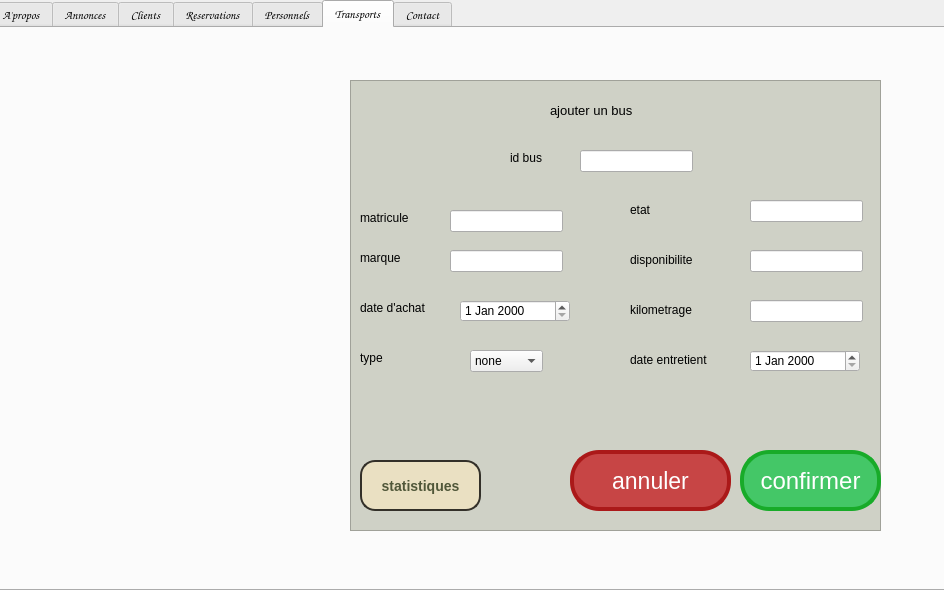
<?xml version="1.0" encoding="UTF-8"?>
<ui version="4.0">
 <class>bus</class>
 <widget class="QDialog" name="bus">
  <property name="geometry">
   <rect>
    <x>0</x>
    <y>0</y>
    <width>944</width>
    <height>590</height>
   </rect>
  </property>
  <property name="windowTitle">
   <string>Dialog</string>
  </property>
  <widget class="QTabWidget" name="tabWidget">
   <property name="geometry">
    <rect>
     <x>-10</x>
     <y>0</y>
     <width>991</width>
     <height>591</height>
    </rect>
   </property>
   <property name="font">
    <font>
     <family>Comic Sans MS</family>
     <pointsize>9</pointsize>
    </font>
   </property>
   <property name="currentIndex">
    <number>5</number>
   </property>
   <widget class="QWidget" name="tabl">
    <attribute name="title">
     <string>A'propos</string>
    </attribute>
   </widget>
   <widget class="QWidget" name="tab_7">
    <attribute name="title">
     <string>Annonces</string>
    </attribute>
   </widget>
   <widget class="QWidget" name="tab_3">
    <attribute name="title">
     <string>Clients</string>
    </attribute>
   </widget>
   <widget class="QWidget" name="tab_4">
    <attribute name="title">
     <string>Reservations</string>
    </attribute>
   </widget>
   <widget class="QWidget" name="tab_5">
    <attribute name="title">
     <string>Personnels</string>
    </attribute>
   </widget>
   <widget class="QWidget" name="tab_2">
    <attribute name="title">
     <string>Transports</string>
    </attribute>
    <widget class="QLabel" name="label_2">
     <property name="geometry">
      <rect>
       <x>0</x>
       <y>0</y>
       <width>991</width>
       <height>561</height>
      </rect>
     </property>
     <property name="text">
      <string/>
     </property>
     <property name="pixmap">
      <pixmap>../voyage-maroc11.jpg</pixmap>
     </property>
    </widget>
   </widget>
   <widget class="QWidget" name="tab_6">
    <attribute name="title">
     <string>Contact</string>
    </attribute>
   </widget>
  </widget>
  <widget class="QTextBrowser" name="textBrowser">
   <property name="geometry">
    <rect>
     <x>350</x>
     <y>80</y>
     <width>531</width>
     <height>451</height>
    </rect>
   </property>
   <property name="styleSheet">
    <string notr="true">background-color:#cfd1c6;</string>
   </property>
  </widget>
  <widget class="QLabel" name="label_3">
   <property name="geometry">
    <rect>
     <x>550</x>
     <y>100</y>
     <width>131</width>
     <height>20</height>
    </rect>
   </property>
   <property name="font">
    <font>
     <pointsize>10</pointsize>
    </font>
   </property>
   <property name="text">
    <string>ajouter un bus</string>
   </property>
  </widget>
  <widget class="QLabel" name="label_4">
   <property name="geometry">
    <rect>
     <x>360</x>
     <y>210</y>
     <width>71</width>
     <height>16</height>
    </rect>
   </property>
   <property name="font">
    <font>
     <pointsize>9</pointsize>
    </font>
   </property>
   <property name="text">
    <string>matricule</string>
   </property>
  </widget>
  <widget class="QLabel" name="label_5">
   <property name="geometry">
    <rect>
     <x>360</x>
     <y>250</y>
     <width>71</width>
     <height>16</height>
    </rect>
   </property>
   <property name="font">
    <font>
     <pointsize>9</pointsize>
    </font>
   </property>
   <property name="text">
    <string>marque</string>
   </property>
  </widget>
  <widget class="QLabel" name="label_6">
   <property name="geometry">
    <rect>
     <x>360</x>
     <y>300</y>
     <width>91</width>
     <height>16</height>
    </rect>
   </property>
   <property name="font">
    <font>
     <pointsize>9</pointsize>
    </font>
   </property>
   <property name="text">
    <string>date d'achat</string>
   </property>
  </widget>
  <widget class="QLabel" name="label_7">
   <property name="geometry">
    <rect>
     <x>360</x>
     <y>350</y>
     <width>71</width>
     <height>16</height>
    </rect>
   </property>
   <property name="font">
    <font>
     <pointsize>9</pointsize>
    </font>
   </property>
   <property name="text">
    <string>type</string>
   </property>
  </widget>
  <widget class="QLineEdit" name="lineEdit">
   <property name="geometry">
    <rect>
     <x>450</x>
     <y>210</y>
     <width>113</width>
     <height>22</height>
    </rect>
   </property>
  </widget>
  <widget class="QLineEdit" name="lineEdit_2">
   <property name="geometry">
    <rect>
     <x>450</x>
     <y>250</y>
     <width>113</width>
     <height>22</height>
    </rect>
   </property>
  </widget>
  <widget class="QPushButton" name="pushButton_9">
   <property name="geometry">
    <rect>
     <x>740</x>
     <y>450</y>
     <width>141</width>
     <height>61</height>
    </rect>
   </property>
   <property name="styleSheet">
    <string notr="true">background-color:#44c767;
	border-radius:29px;
	border:4px solid #18ab29;
	display:inline-block;
	cursor:pointer;
	color:#ffffff;
	font-family:Arial;
	font-size:24px;
	padding:4px 15px;
	text-decoration:none;
	text-shadow:-6px -6px 5px #2f6627;</string>
   </property>
   <property name="text">
    <string>confirmer</string>
   </property>
  </widget>
  <widget class="QPushButton" name="pushButton_10">
   <property name="geometry">
    <rect>
     <x>570</x>
     <y>450</y>
     <width>161</width>
     <height>61</height>
    </rect>
   </property>
   <property name="styleSheet">
    <string notr="true">background-color:#c74545;
	border-radius:29px;
	border:4px solid #ab1919;
	display:inline-block;
	cursor:pointer;
	color:#ffffff;
	font-family:Arial;
	font-size:23px;
	padding:12px 31px;
	text-decoration:none;
	text-shadow:-6px -6px 5px #2f6627;</string>
   </property>
   <property name="text">
    <string>annuler</string>
   </property>
  </widget>
  <widget class="QLabel" name="label_8">
   <property name="geometry">
    <rect>
     <x>510</x>
     <y>150</y>
     <width>55</width>
     <height>16</height>
    </rect>
   </property>
   <property name="text">
    <string>id bus</string>
   </property>
  </widget>
  <widget class="QLineEdit" name="lineEdit_4">
   <property name="geometry">
    <rect>
     <x>580</x>
     <y>150</y>
     <width>113</width>
     <height>22</height>
    </rect>
   </property>
  </widget>
  <widget class="QLabel" name="label_9">
   <property name="geometry">
    <rect>
     <x>630</x>
     <y>200</y>
     <width>81</width>
     <height>20</height>
    </rect>
   </property>
   <property name="text">
    <string>etat</string>
   </property>
  </widget>
  <widget class="QLabel" name="label_10">
   <property name="geometry">
    <rect>
     <x>630</x>
     <y>250</y>
     <width>91</width>
     <height>20</height>
    </rect>
   </property>
   <property name="text">
    <string>disponibilite</string>
   </property>
  </widget>
  <widget class="QLabel" name="label_11">
   <property name="geometry">
    <rect>
     <x>630</x>
     <y>300</y>
     <width>91</width>
     <height>20</height>
    </rect>
   </property>
   <property name="text">
    <string>kilometrage</string>
   </property>
  </widget>
  <widget class="QLabel" name="label_12">
   <property name="geometry">
    <rect>
     <x>630</x>
     <y>350</y>
     <width>101</width>
     <height>20</height>
    </rect>
   </property>
   <property name="text">
    <string>date entretient</string>
   </property>
  </widget>
  <widget class="QLineEdit" name="lineEdit_6">
   <property name="geometry">
    <rect>
     <x>750</x>
     <y>200</y>
     <width>113</width>
     <height>22</height>
    </rect>
   </property>
  </widget>
  <widget class="QLineEdit" name="lineEdit_7">
   <property name="geometry">
    <rect>
     <x>750</x>
     <y>250</y>
     <width>113</width>
     <height>22</height>
    </rect>
   </property>
  </widget>
  <widget class="QLineEdit" name="lineEdit_8">
   <property name="geometry">
    <rect>
     <x>750</x>
     <y>300</y>
     <width>113</width>
     <height>22</height>
    </rect>
   </property>
  </widget>
  <widget class="QDateEdit" name="dateEdit">
   <property name="geometry">
    <rect>
     <x>460</x>
     <y>300</y>
     <width>110</width>
     <height>22</height>
    </rect>
   </property>
  </widget>
  <widget class="QDateEdit" name="dateEdit_2">
   <property name="geometry">
    <rect>
     <x>750</x>
     <y>350</y>
     <width>110</width>
     <height>22</height>
    </rect>
   </property>
  </widget>
  <widget class="QComboBox" name="comboBox">
   <property name="geometry">
    <rect>
     <x>470</x>
     <y>350</y>
     <width>73</width>
     <height>22</height>
    </rect>
   </property>
   <item>
    <property name="text">
     <string>none</string>
    </property>
   </item>
   <item>
    <property name="text">
     <string>mini bus</string>
    </property>
   </item>
   <item>
    <property name="text">
     <string>bus confort</string>
    </property>
   </item>
   <item>
    <property name="text">
     <string>bus semi_confort</string>
    </property>
   </item>
  </widget>
  <widget class="QPushButton" name="pushButton_11">
   <property name="geometry">
    <rect>
     <x>360</x>
     <y>460</y>
     <width>121</width>
     <height>51</height>
    </rect>
   </property>
   <property name="styleSheet">
    <string notr="true">box-shadow: 0px 1px 0px 0px #1c1b18;
	background:linear-gradient(to bottom, #eae0c2 5%, #ccc2a6 100%);
	background-color:#eae0c2;
	border-radius:15px;
	border:2px solid #333029;
	display:inline-block;
	cursor:pointer;
	color:#505739;
	font-family:Arial;
	font-size:14px;
	font-weight:bold;
	padding:12px 16px;
	text-decoration:none;
	text-shadow:0px 1px 0px #ffffff;</string>
   </property>
   <property name="text">
    <string>statistiques</string>
   </property>
  </widget>
 </widget>
 <resources/>
 <connections>
  <connection>
   <sender>pushButton_10</sender>
   <signal>clicked()</signal>
   <receiver>pushButton_10</receiver>
   <slot>close()</slot>
   <hints>
    <hint type="sourcelabel">
     <x>679</x>
     <y>480</y>
    </hint>
    <hint type="destinationlabel">
     <x>679</x>
     <y>480</y>
    </hint>
   </hints>
  </connection>
  <connection>
   <sender>pushButton_10</sender>
   <signal>clicked()</signal>
   <receiver>bus</receiver>
   <slot>close()</slot>
   <hints>
    <hint type="sourcelabel">
     <x>687</x>
     <y>490</y>
    </hint>
    <hint type="destinationlabel">
     <x>988</x>
     <y>444</y>
    </hint>
   </hints>
  </connection>
 </connections>
</ui>
